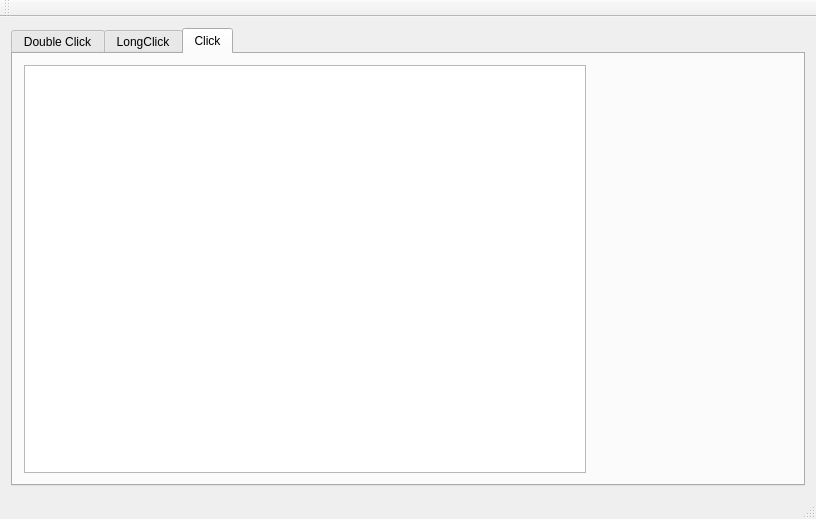
<?xml version="1.0" encoding="UTF-8"?>
<ui version="4.0">
 <class>MainWindow</class>
 <widget class="QMainWindow" name="MainWindow">
  <property name="geometry">
   <rect>
    <x>0</x>
    <y>0</y>
    <width>816</width>
    <height>519</height>
   </rect>
  </property>
  <property name="windowTitle">
   <string>MainWindow</string>
  </property>
  <widget class="QWidget" name="centralWidget">
   <layout class="QHBoxLayout" name="horizontalLayout_2">
    <item>
     <widget class="QTabWidget" name="tabWidget">
      <property name="currentIndex">
       <number>2</number>
      </property>
      <widget class="QWidget" name="tab">
       <attribute name="title">
        <string>Double Click</string>
       </attribute>
       <layout class="QHBoxLayout" name="horizontalLayout">
        <item>
         <widget class="QTextBrowser" name="textBrowser"/>
        </item>
        <item>
         <widget class="QQtDoubleClickSoundWidget" name="widget" native="true">
          <property name="minimumSize">
           <size>
            <width>200</width>
            <height>0</height>
           </size>
          </property>
         </widget>
        </item>
       </layout>
      </widget>
      <widget class="QWidget" name="tab_2">
       <attribute name="title">
        <string>LongClick</string>
       </attribute>
       <layout class="QHBoxLayout" name="horizontalLayout_3">
        <item>
         <widget class="QTextBrowser" name="textBrowser_2"/>
        </item>
        <item>
         <widget class="QQtLongClickSoundWidget" name="widget_2" native="true">
          <property name="minimumSize">
           <size>
            <width>200</width>
            <height>0</height>
           </size>
          </property>
         </widget>
        </item>
       </layout>
      </widget>
      <widget class="QWidget" name="tab_3">
       <attribute name="title">
        <string>Click</string>
       </attribute>
       <layout class="QHBoxLayout" name="horizontalLayout_4">
        <item>
         <widget class="QTextBrowser" name="textBrowser_3"/>
        </item>
        <item>
         <widget class="QQtClickSoundWidget" name="widget_3" native="true">
          <property name="minimumSize">
           <size>
            <width>200</width>
            <height>0</height>
           </size>
          </property>
         </widget>
        </item>
       </layout>
      </widget>
     </widget>
    </item>
   </layout>
  </widget>
  <widget class="QMenuBar" name="menuBar">
   <property name="geometry">
    <rect>
     <x>0</x>
     <y>0</y>
     <width>816</width>
     <height>17</height>
    </rect>
   </property>
  </widget>
  <widget class="QToolBar" name="mainToolBar">
   <attribute name="toolBarArea">
    <enum>TopToolBarArea</enum>
   </attribute>
   <attribute name="toolBarBreak">
    <bool>false</bool>
   </attribute>
  </widget>
  <widget class="QStatusBar" name="statusBar"/>
 </widget>
 <layoutdefault spacing="6" margin="11"/>
 <customwidgets>
  <customwidget>
   <class>QQtDoubleClickSoundWidget</class>
   <extends>QWidget</extends>
   <header>qqtdoubleclicksoundwidget.h</header>
   <container>1</container>
  </customwidget>
  <customwidget>
   <class>QQtLongClickSoundWidget</class>
   <extends>QWidget</extends>
   <header>qqtlongclicksoundwidget.h</header>
   <container>1</container>
  </customwidget>
  <customwidget>
   <class>QQtClickSoundWidget</class>
   <extends>QWidget</extends>
   <header>qqtclicksoundwidget.h</header>
   <container>1</container>
  </customwidget>
 </customwidgets>
 <resources/>
 <connections/>
</ui>
